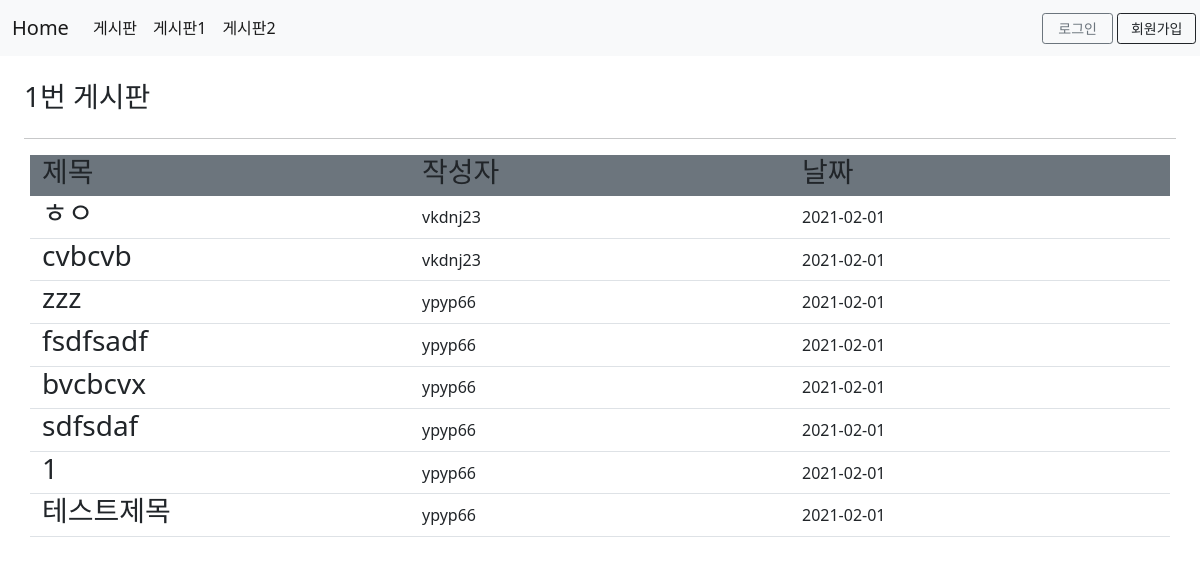
Screenshot of /boards/1 with the database file from the repository.
### tables this page shows
CREATE TABLE posts (
  id INTEGER PRIMARY KEY AUTOINCREMENT,
  author_id INTEGER NOT NULL,
  board_id INTEGER NOT NULL,
  created TIMESTAMP NOT NULL DEFAULT CURRENT_TIMESTAMP,
  title TEXT NOT NULL,
  body TEXT NOT NULL,
  FOREIGN KEY (author_id) REFERENCES users (id),
  FOREIGN KEY (board_id) REFERENCES boards (id)
);

### flaskr/board.py (the view)
@bp.route('/1') # 1번 게시판 목록
def board1():
    db = get_db()
    boards = db.execute(
        ' SELECT id, title, body, created, author_id'
        ' FROM posts p'
        ' WHERE board_id = 1'
        ' ORDER BY created DESC'
    ).fetchall()
    return render_template('board/board1.html', boards=boards, board_id =1)

### flaskr/auth.py (called while the page is built)
@bp.before_app_request
def load_logged_in_user(): #무조건 먼저 실행
    user_id = session.get('user_id')
    if user_id is None:
        g.user = None
    else:
        g.user = get_db().execute(
            'SELECT * FROM users WHERE id = ?', (user_id,)
        ).fetchone()

### flaskr/db.py (called while the page is built)
def get_db():
    if 'db' not in g:
        g.db = sqlite3.connect(
            current_app.config['DATABASE'],
            detect_types=sqlite3.PARSE_DECLTYPES
        )
        g.db.row_factory = sqlite3.Row
    return g.db

### flaskr/templates/board/board1.html (shortened to what this page needs)
{% extends 'layout.html' %}
{% block content %}
<div class="d-flex">
    <h3>1번 게시판</h3>
</div>
<hr/>
<div class="container">
    <div class="row bg-secondary">
        <div class="col-sm">
            <h3>제목</h3>
        </div>
        <div class="col-sm">
            <h3>작성자</h3>
        </div>
        <div class="col-sm">
           <h3>날짜</h3>
        </div>
    </div>
{% for board in boards %}
    <a class="row text-dark border-bottom" href="{{url_for('blog.index', board_id =board_id, id= board['id'])}}">
        <div class="col-sm">
            <h3>{{ board['title'] }}</h3>
        </div>
        <div class="col-sm">
            {{ board['author_id'] }}
        </div>
        <div class="col-sm">
            {{ board['created'].strftime('%Y-%m-%d') }}
        </div>
    </a>
{% endfor %}
{% endblock %}

### flaskr/templates/board/board1.html (style rules this page uses)
.row { text-decoration: none; line-height: 0rem; align-items: center; }

### rows the page displays
posts: title "ㅎㅇ", author_id "vkdnj23", created "2021-02-01"
posts: title "cvbcvb", author_id "vkdnj23", created "2021-02-01"
posts: title "zzz", author_id "ypyp66", created "2021-02-01"
posts: title "fsdfsadf", author_id "ypyp66", created "2021-02-01"
posts: title "bvcbcvx", author_id "ypyp66", created "2021-02-01"
posts: title "sdfsdaf", author_id "ypyp66", created "2021-02-01"
posts: title "1", author_id "ypyp66", created "2021-02-01"
posts: title "테스트제목", author_id "ypyp66", created "2021-02-01"
